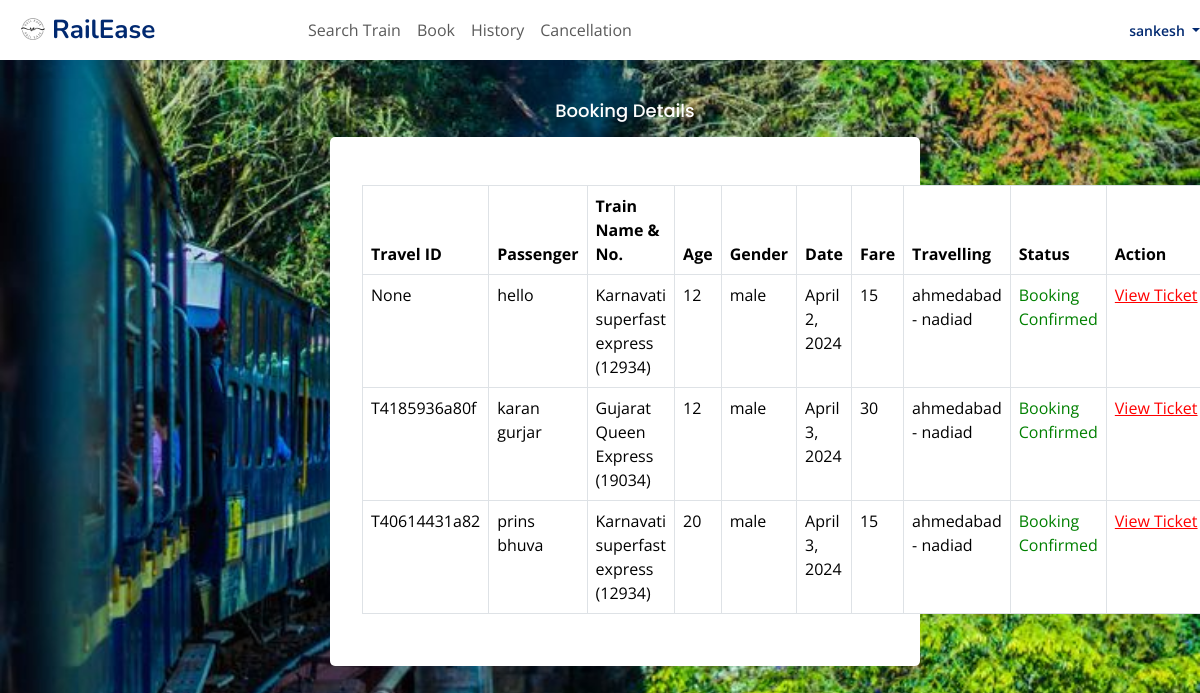
Page /my_booking/ (signed in) on the committed database.
### home/models.py (models this page shows, shortened)
class Travel(models.Model):
    user = models.ForeignKey(Register, on_delete=models.CASCADE, null=True)
    train = models.ForeignKey(Train, on_delete=models.CASCADE, null=True)
    name = models.CharField(max_length=100, null=True)
    travel_id = models.CharField(max_length=100, null=True, unique=True)  # Make it unique
    age = models.IntegerField(null=True)
    gender = models.CharField(max_length=30, null=True)
    route = models.CharField(max_length=100, null=True)
    status = models.CharField(max_length=30, null=True)
    date1 = models.DateField(null=True)
    fare = models.IntegerField(null=True)

class Train(models.Model):
    train_number = models.CharField(max_length=50, primary_key = True)
    train_name = models.CharField(max_length=100)
    origin = models.CharField(max_length=100)
    destination = models.CharField(max_length=100)
    departure_time = models.TimeField()
    arrival_time = models.TimeField()
    capacity = models.PositiveIntegerField()

### home/views.py (the view)
# urls.py: path('my_booking/',my_booking,name="my_booking"),
def my_booking(request):
    if not request.user.is_authenticated:
        return redirect('user_login')
    user2 = User.objects.filter(username=request.user.username).get()
    user1 = Register.objects.filter(user=user2).get()
    pro = Travel.objects.filter(user=user1)
    book = Book.objects.filter(user=user1)
    d = {'user':user1,'pro':pro,'book':book}
    return render(request,'my_booking.html',d)

### home/templates/my_booking.html (shortened to what this page needs)
{% extends "basic1.html" %}
{% block cont %}
<main id="main" class="main">
  <center>
    <h2 class="card-title" style=" color:white; ">Booking Details</h2>
  </center>
  <div class="card">
    <div class="card-body mt-5 mb-3">
      <div class="container">
        {% if pro %}
          <table class="table table-bordered" id="myTable">
            <thead style="color: white; background-color: #333">
              <tr>
                <th>Travel ID</th>
                <th>Passenger</th>
                <th>Train Name & No.</th>
                <th>Age</th>
                <th>Gender</th>
                <th>Date</th>
                <th>Fare</th>
                <th>Travelling</th>
                <th>Status</th>
                <th>Action</th>
              </tr>
            </thead>
            <tbody>
              {% for i in pro %}
                <tr>
                  <td>{{i.travel_id}}</td>
                  <td>{{i.name}}</td>
                  <td>{{ i.train.train_name }} ({{ i.train.train_number }})</td>
                  <td>{{i.age}}</td>
                  <td>{{i.gender}}</td>
                  <td>{{i.date1}}</td>
                  <td>{{i.fare}}</td>
                  <td>{{i.route}}</td>
                  {% if i.status == 'set' %}
                    <td style="color: green">Booking Confirmed</td>
                  {% else %}
                    <td style="color: red">Pending</td>
                  {% endif %}
                  <td>
                    <a href="{% url 'view_ticket' i.id %}" style="color: red"><u>View&nbsp;Ticket</u></a>
                  </td>
                </tr>
              {% endfor %}
            </tbody>
          </table>
        {% else %}
          <p>No booking details found.</p>
        {% endif %}
      </div>
    </div>
  </div>
</main>
{% endblock %}

### home/templates/basic1.html (shortened to what this page needs)
<!DOCTYPE html>
<html lang="en">
  {% load static %}
  <head>
    <link
      href="{% static 'assets/vendor/bootstrap/css/bootstrap.min.css' %}"
      rel="stylesheet"
    />
    <link
      href="{% static 'assets/vendor/bootstrap-icons/bootstrap-icons.css' %}"
      rel="stylesheet"
    />
    <link
      href="{% static 'assets/vendor/boxicons/css/boxicons.min.css' %}"
      rel="stylesheet"
    />
    <link
      href="{% static 'assets/vendor/quill/quill.snow.css' %}"
      rel="stylesheet"
    />
    <link
      href="{% static 'assets/vendor/quill/quill.bubble.css' %}"
      rel="stylesheet"
    />
    <link
      href="{% static 'assets/vendor/remixicon/remixicon.css' %}"
      rel="stylesheet"
    />
    <link
      href="{% static 'assets/vendor/simple-datatables/style.css' %}"
      rel="stylesheet"
    />
    <link href="{% static 'assets/css/style.css' %}" rel="stylesheet" />
    <link href="{% static 'assets/css/new_style_123.css' %}" rel="stylesheet" />
  <link rel="stylesheet" href="//code.jquery.com/ui/1.13.2/themes/base/jquery-ui.css">
<link
  rel="stylesheet"
  href="https://unpkg.com/@trevoreyre/autocomplete-js/dist/style.css"
/>
  </head>
  <body>
    <header id="header" class="header fixed-top d-flex align-items-center">
      <div class="d-flex align-items-center justify-content-between">
        <a href="{% url 'home'%}" class="logo d-flex align-items-center">
          <img src="{%static 'assets/img/logo.png'%}" alt="" />
          <span class="d-none d-lg-block">RailEase</span>
        </a>
      </div>
      <nav class="navbar navbar-expand-lg navbar-light  ">
        <div class="collapse navbar-collapse " id="navbarSupportedContent">
          <ul class="navbar-nav mr-auto">
            <li class="nav-item">
              <a class="nav-link" href="{% url 'get_train'%}">Search Train</a>
            </li>
            <li class="nav-item">
              <a class="nav-link" href="{%url 'get_station'%}">Book</a>
            </li>
            <li class="nav-item">
              <a class="nav-link" href="{%url 'my_booking'%}">History</a>
            </li>
            <li class="nav-item">
              <a class="nav-link" href="{%url 'cancelation'%}">Cancellation</a>
            </li>
          </ul>
        </div>
      </nav>
      <nav class="header-nav ms-auto">
          <ul id="nav-mobile" class="right hide-on-med-and-down">
            {% if request.user.is_authenticated %}
              <a
                class="nav-link nav-profile d-flex align-items-center pe-0"
                href="#"
                data-bs-toggle="dropdown"
              >
                <span class="d-none d-md-block dropdown-toggle ps-2">
                  {{ request.user.username }}
                </span>
              </a>
            {% else %}
              <li class="nav-item">
                <a href="{% url 'user_login' %}" class="custom-login-link">Login</a>
              </li>
            {% endif %}
          </ul>
      </nav>
    </header>
    {% block cont %} {% endblock %}
  </body>
</html>

### static/assets/css/style.css (style rules this page uses)
:root { scroll-behavior: smooth; }
body { font-family: "Open Sans", sans-serif; background: #f6f9ff; color: #444444; }
a { color: #4154f1; text-decoration: none; }
h1, h2, h3, h4, h5, h6 { font-family: "Nunito", sans-serif; }
#main { margin-top: 60px; justify-content: center; padding: 20px 30px; margin-right: 250px; transition: all 0.3s; }
.card { margin-bottom: 30px; border: none; border-radius: 5px; box-shadow: 0px 0 30px rgba(1, 41, 112, 0.1); }
.card-title { padding: 20px 0 15px 0; font-size: 18px; font-weight: 500; color: #012970; font-family: "Poppins", sans-serif; }
.card-body { padding: 0 20px 20px 20px; }
.logo { line-height: 1; }
@media (min-width: 1200px) { .logo { width: 280px; } }
.logo img { max-height: 26px; margin-right: 6px; }
.logo span { font-size: 26px; font-weight: 700; color: #012970; font-family: "Nunito", sans-serif; }
.header { transition: all 0.5s; z-index: 997; height: 60px; box-shadow: 0px 2px 20px rgba(1, 41, 112, 0.1); background-color: #fff; padding-left: 20px; }
.header-nav ul { list-style: none; }
.header-nav>ul { margin: 0; padding: 0; }
.header-nav .nav-profile { color: #012970; }
.header-nav .nav-profile span { font-size: 14px; font-weight: 600; }
@media (min-width: 1200px) { #main, #footer { margin-left: 300px; } }

### rows in the picture
Travel: travel_id "None", name "hello", train.train_name "Karnavati superfast express", train.train_number "12934", age "12", gender "male", date1 "April 2, 2024", fare "15", route "ahmedabad - nadiad", status "Booking Confirmed"
Travel: travel_id "T4185936a80f", name "karan gurjar", train.train_name "Gujarat Queen Express", train.train_number "19034", age "12", gender "male", date1 "April 3, 2024", fare "30", route "ahmedabad - nadiad", status "Booking Confirmed"
Travel: travel_id "T40614431a82", name "prins bhuva", train.train_name "Karnavati superfast express", train.train_number "12934", age "20", gender "male", date1 "April 3, 2024", fare "15", route "ahmedabad - nadiad", status "Booking Confirmed"

### other values in the picture
{{ request.user.username }} "sankesh"
